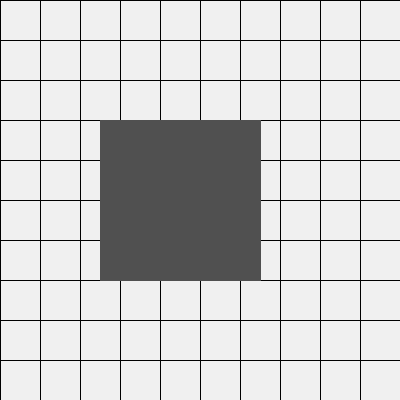
#> input picture test_data/grid_test.png, 400 x 400 px
$ python -i dispatcher.py   (imports and definitions only)   (older library calls are emulated)
#> lines starting #> are read from the running program, lines starting #| are printed output that depends on the picture; after the words box and inside, x2 and y2 are one past the last pixel; in counts of white or black regions, pixels touching at a corner belong together
"""Vision→3D 测量管线 — 图像分诊 + 管线选择

Node 0 + Node 1 的完整实现。
analyze_image() 提取图像特征画像，select_pipeline() 按 profile 查管线表。
"""

import cv2
import numpy as np
from .vision_modules.types import ImageProfile, PipelineSelection

# ═══════════════════════════════════════════════════════════
# 管线表
# ═══════════════════════════════════════════════════════════

PIPELINE_TABLE = [
    # NOTE: ensemble-triggered entries must come BEFORE base entries of same size+bg
    # so high-contrast/noisy images hit S_grid_ensemble before falling through to S_grid.
    ('S', 'grid',      'high_contrast',  'S_grid_ensemble', ['gaussian', 'clahe', 'otsu', 'morphological', 'houghp', 'fld', 'fusion', 'calibrate'], True),
    ('S', 'grid',      None,             'S_grid',          ['gaussian', 'clahe', 'otsu', 'houghp', 'diff', 'calibrate'], False),
    ('S', 'solid',     None,             'S_solid',         ['gaussian', 'otsu', 'contour', 'shape'], False),
    ('S', 'cluttered', None,             'S_cluttered',     ['gaussian', 'clahe', 'felzenszwalb', 'contour', 'shape'], False),
    ('M', 'grid',      'high_contrast',  'M_grid_ensemble', ['gaussian', 'clahe', 'lsd', 'fld', 'fusion', 'calibrate'], True),
    ('M', 'grid',      None,             'M_grid',          ['gaussian', 'clahe', 'lsd', 'dbscan', 'calibrate'], False),
    # fallback catches everything else
    (None, None,       None,             'fallback',        ['gaussian', 'otsu', 'houghp', 'diff', 'calibrate'], False),
]

FALLBACK_PIPELINE = PipelineSelection(
    name='fallback',
    steps=['gaussian', 'otsu', 'houghp', 'diff', 'calibrate'],
    use_ensemble=False,
    params={},
)


# ═══════════════════════════════════════════════════════════
# 前置：pip install 完整性检查
# ═══════════════════════════════════════════════════════════

_MISSING_DEPS = []

try:
    from skimage import segmentation, measure
except ImportError:
    _MISSING_DEPS.append('scikit-image')

try:
    from scipy import ndimage as sp_ndimage
    from scipy.spatial import distance as sp_distance
except ImportError:
    _MISSING_DEPS.append('scipy')


# ═══════════════════════════════════════════════════════════
# 图像分析
# ═══════════════════════════════════════════════════════════

def _grade_size(w: int, h: int) -> str:
    """S: both dims <= 600, M: both <= 1920, L: any > 1920"""
    max_dim = max(w, h)
    if max_dim <= 600:
        return 'S'
    elif max_dim <= 1920:
        return 'M'
    return 'L'


def _estimate_contrast(gray: np.ndarray) -> str:
    """RMS contrast thresholds: low < 30, medium < 60, high >= 60"""
    rms = gray.std()
    if rms < 30:
        return 'low'
    elif rms < 60:
        return 'medium'
    return 'high'


def _estimate_noise(gray: np.ndarray) -> str:
    """Laplacian variance: low noise < 50, medium < 200, high >= 200"""
    lap = cv2.Laplacian(gray, cv2.CV_64F)
    var = lap.var()
    if var < 50:
        return 'low'
    elif var < 200:
        return 'medium'
    return 'high'


def _guess_bg_type(gray: np.ndarray) -> str:
    """Simple heuristic for background type classification.
    Uses edge density and histogram profile.
    """
    h, w = gray.shape
    edges = cv2.Canny(gray, 50, 150)
    edge_density = edges.sum() / 255.0 / (h * w)

    # Grid backgrounds have moderate, regular edge density + periodic structure
    if 0.05 < edge_density < 0.20:
        # Check for grid-like periodic structure via Hough lines
        lines = cv2.HoughLinesP(edges, 1, np.pi / 180, threshold=80,
                                minLineLength=max(w, h) * 0.15,
                                maxLineGap=10)
        if lines is not None and len(lines) >= 8:
            angles = [np.abs(np.arctan2(y2 - y1, x2 - x1)) for (x1, y1, x2, y2) in lines.reshape(-1, 4)]
            horz = sum(1 for a in angles if a < 0.2 or a > np.pi - 0.2)
            vert = sum(1 for a in angles if a > np.pi / 2 - 0.2 and a < np.pi / 2 + 0.2)
            if horz >= 3 and vert >= 3:
                return 'grid'

    if edge_density < 0.03:
        return 'solid'
    elif edge_density > 0.25:
        return 'cluttered'
    return 'unknown'


def _detect_reference(gray: np.ndarray) -> bool:
    """Simple reference object detection: look for a high-contrast
    rectangular or circular region with known-proportion area.
    Returns True if anything reference-like is found.
    """
    # Look for well-defined rectangular/circular high-contrast blobs
    edges = cv2.Canny(gray, 50, 150)
    contours, _ = cv2.findContours(edges, cv2.RETR_EXTERNAL, cv2.CHAIN_APPROX_SIMPLE)
    h, w = gray.shape
    img_area = h * w
    for cnt in contours:
        area = cv2.contourArea(cnt)
        if area < img_area * 0.005 or area > img_area * 0.5:
            continue
        x, y, cw, ch = cv2.boundingRect(cnt)
        aspect = cw / max(ch, 1)
        # Reference object is typically compact (aspect ~1 for coin/grid)
        if 0.7 < aspect < 1.5:
            return True
    return False


def analyze_image(image_path: str) -> ImageProfile:
    """提取图像特征画像

    Args:
        image_path: 输入图像路径

    Returns:
        ImageProfile 包含尺寸/对比度/噪声/背景/参照物信息
    """
#> called with image_path = '../test_data/grid_test.png'
    img = cv2.imread(image_path)
#> img is the input picture: shape (400, 400, 3); min 0, max 240, mean 204.4
    if img is None:
        raise FileNotFoundError(f"Cannot read image: {image_path}")

    h, w = img.shape[:2]
#> h = 400; w = 400
    gray = cv2.cvtColor(img, cv2.COLOR_BGR2GRAY)

    return ImageProfile(
        size=_grade_size(w, h),
        contrast=_estimate_contrast(gray),
        noise=_estimate_noise(gray),
        bg_type=_guess_bg_type(gray),
        has_reference=_detect_reference(gray),
    )
#> in _estimate_contrast, `rms = gray.std()`: rms = 72.16
#> in _estimate_noise, `lap = cv2.Laplacian(gray, cv2.CV_64F)`:
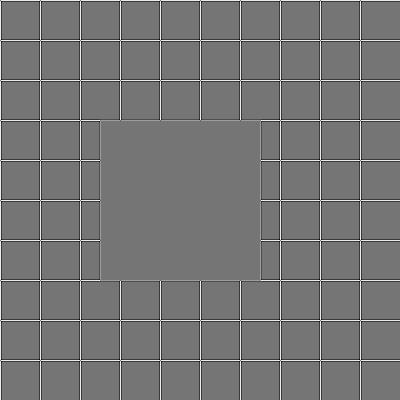
#> lap: shape (400, 400) float64; min -480, max 560, mean 1.2; drawn with min black and max white
#> in _estimate_noise, `var = lap.var()`: var = 13949.8
#> in _guess_bg_type, `edges = cv2.Canny(gray, 50, 150)`:
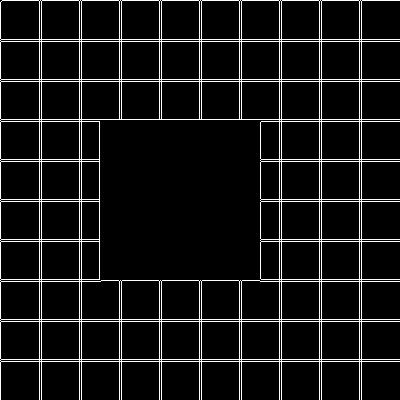
#> edges: shape (400, 400); 7.9% white in thin lines or dots
#> in _guess_bg_type, `edge_density = edges.sum() / 255.0 / (h * w)`: edge_density = 0.0787
#> in _guess_bg_type, `lines = cv2.HoughLinesP(edges, 1, np.pi / 180, threshold=80, minLineLe..`: lines = 41 rows, first 6: [41, 399, 41, 1], [79, 399, 79, 1], [1, 119, 399, 119], [1, 359, 399, 359], [81, 399, 81, 1], [1, 39, 399, 39]
#> in _guess_bg_type, `angles = [np.abs(np.arctan2(y2 - y1, x2 - x1)) for (x1, y1, x2, y2) in..`: angles = 41 values, max 1.57 at index 0, min 0 at index 2, mean 0.805
#> in _guess_bg_type, `horz = sum(1 for a in angles if a < 0.2 or a > np.pi - 0.2)`: horz = 20
#> in _guess_bg_type, `vert = sum(1 for a in angles if a > np.pi / 2 - 0.2 and a < np.pi / 2 ..`: vert = 21
#> in _detect_reference, `contours, _ = cv2.findContours(edges, cv2.RETR_EXTERNAL, cv2.CHAIN_APP..`: contours = 1 contour; box (x1, y1, x2, y2) and area: (0, 0, 400, 400) 130320
#> the loop in _detect_reference, `for cnt in contours:` made 1 pass
#> area on pass 1: 130319.5


# ═══════════════════════════════════════════════════════════
# 管线选择
# ═══════════════════════════════════════════════════════════

# [49 lines left out: functions _check_ensemble_trigger, select_pipeline, dispatcher, not called in this run]

>>> result = analyze_image('../test_data/grid_test.png')
